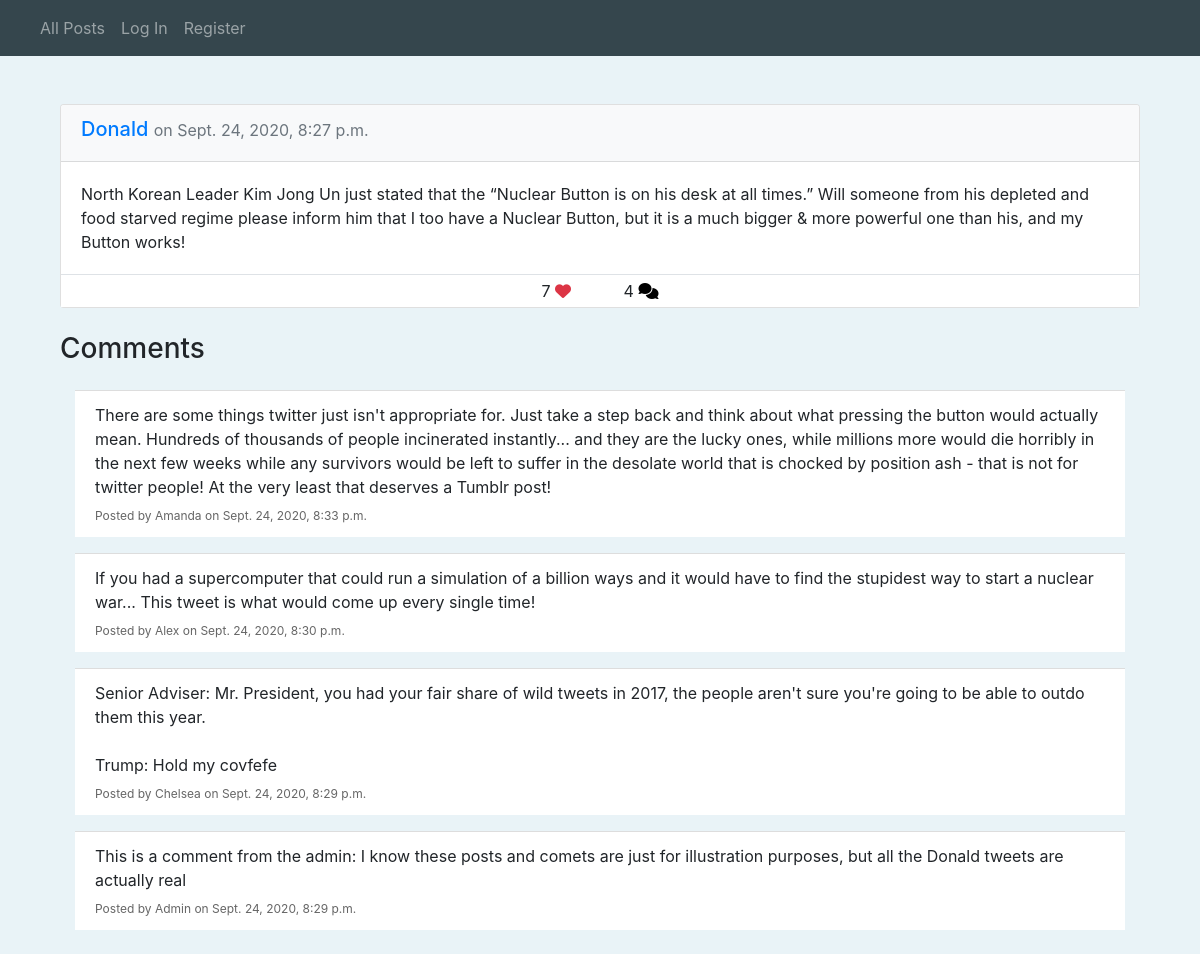
The app's page /post/17 with its own data.
### network/models.py (models this page shows, shortened)
class Post(models.Model):
    creator = models.ForeignKey(User, related_name="posts",
                on_delete=models.CASCADE)
    timestamp = models.DateTimeField(auto_now_add=True)
    content = models.TextField(max_length=10000)
    def __str__(self):
        return f'{self.creator} from {self.timestamp.strftime("%d.%m.%Y %H:%M")}'

class User(AbstractUser):
    likes = models.ManyToManyField("Post", blank=True,
            related_name="likes")
    follows = models.ManyToManyField("self", blank=True, symmetrical=False,
              related_name="followers", default=0)
    def __str__(self):
        return f"{self.username}"

class Comment(models.Model):
    creator = models.ForeignKey(User, related_name="comments",
              on_delete=models.CASCADE)
    content = models.TextField(max_length=10000)
    post = models.ForeignKey(Post, related_name="comments",
           on_delete=models.CASCADE)
    timestamp = models.DateTimeField(auto_now_add=True)

### network/views.py (the view)
# urls.py: path("post/<int:post_id>", views.post, name="post"),
def post(request, post_id):
    post = Post.objects.get(pk=post_id)
    if request.method == "POST":
        if "comment" in request.POST.keys():
            comment = Comment(creator=request.user,
                              content=request.POST["comment"],
                              post=post)
            comment.save()
    content = getPaginator(request, post.comments.order_by("-timestamp"))
    content["comments"] = content.pop("page")
    content["currentPage"] = "comment"
    content["mainPost"] = post
    print(content)
    return render(request, "network/index.html", content)

### network/utils.py (called while the page is built)
def getPaginator(request, data):
    p = Paginator(data, 10)
    page_number = request.GET.get("page", 1)
    page = p.get_page(page_number)
    if page.has_previous():
        previousURL = f"?page={page.previous_page_number()}"
    else:
        previousURL = ''
    if page.has_next():
        nextURL = f"?page={page.next_page_number()}"
    else:
        nextURL = ''
    content = {"page": page, "previousURL": previousURL, "nextURL": nextURL}
    return content

### network/templates/network/index.html (shortened to what this page needs)
{% extends "network/layout.html" %}
{% load static %}
{% block body %}
    <div class="container py-3">
        {% if user.is_authenticated and currentPage == "index" %}
            <form method="POST">
                {% csrf_token %}
                <div class="form-group">
                    <textarea class="form-control" name="content" rows="5" placeholder="What's on your mind?"></textarea>
                </div>
                <div class="text-right">
                    <button type="submit" class="btn btn-primary ">Tweet</button>
                </div>
            </form>
        {% elif currentPage == "comment" %}
            <div class="container d-block pt-3">
                <div class="card my-3">
                    <div class="card-header bg-light">
                        <h5><a href="{% url 'profile' mainPost.creator %}">{{ mainPost.creator }}</a>
                            <small class="text-muted"> on {{ mainPost.timestamp }}</small>
                        </h5>
                    </div>
                    <div class="card-body">
                        <p class="card-text content">{{ mainPost.content }}</p>
                    </div>
                    <div class="border-top py-1 bg-white row-fluid text-center">
                        <span class="">
                            <span id="num_likes">{{ mainPost.likes.all | length }}</span>
                            {% if not user.is_authenticated %}
                                <i class="fa fa-heart text-danger"></i>
                            {% elif user in mainPost.likes.all %}
                                <button id="likeBtn" class="bg-transparent border-0 p-0 m-0"><i class="fa fa-heart text-danger"></i></button>
                            {% else %}
                                <button id="likeBtn" class="bg-transparent border-0 p-0 m-0"><i class="far fa-heart text-danger"></i></button>
                            {% endif %}
                        </span>
                        <span class="ml-5">
                            <span id="num_comments">{{ mainPost.comments.all | length }}</span>
                            <button id="commentsBtn" class="bg-transparent border-0 p-0 m-0"><i class="fas fa-comments"></i></button>
                        </span>
                    </div>
                </div>
            </div>
            <div class="container panel panel-default widget mt-4">
                <div class="panel-heading">
                    {% if user.is_authenticated %}
                    <h3 class="panel-title"> Post a comment </h3>
                        <form class="mt-2" method="POST">
                            {% csrf_token %}
                            <div class="form-group">
                                <textarea name="comment" class="form-control" rows="3" placeholder="What are your thoughts?"></textarea>
                            </div>
                            <div class="text-right">
                                <button type="submit" class="btn btn-primary btn-sm">Comment</button>
                            </div>
                        </form>
                    {% else %}
                        <h3 class="panel-title"> Comments </h3>
                    {% endif %}
                </div>
                <div class="container panel-body mt-3">
                    <ul class="list-group">
                        {% for comment in comments.object_list %}
                        <li class="list-group-item my-2">
                            <span class="content">{{ comment.content }}</span>
                            <div class="mic-info mt-2">
                                Posted by {{ comment.creator }} on {{ comment.timestamp }}
                            </div>
                        </li>
                        {% endfor %}
                    </ul>
                </div>
            </div>
        {% endif %}
    </div>
{% endblock %}

### network/static/network/styles.css (style rules this page uses)
.content { white-space: pre-line; }
.body, html { margin: 0; height: 100%; background-color: #e9f3f7; }
.widget .panel-title { display:inline }
.widget li.list-group-item { border-radius: 0; border: 0; border-top: 1px solid #ddd; }
.widget .mic-info { color: #666666; font-size: 12px; }

### records on screen
Post: creator "Donald", timestamp "Sept. 24, 2020, 8:27 p.m.", content "North Korean Leader Kim Jong Un just stated that the “Nuclear Button is on his desk at all times.” Will someone from his depleted and food starved regime please inform him that I too have a Nuclear Button, but it is a much bigger & more powerful one than his, and my Button works!", likes.all|length "7", comments.all|length "4"
Comment: content "There are some things twitter just isn't appropriate for. Just take a step back and think about what pressing the button would actually mean. Hundreds of thousands of people incinerated instantly... and they are the lucky ones, while millions more would die horribly in the next few weeks while any survivors would be left to suffer in the desolate world that is chocked by position ash - that is not for twitter people! At the very least that deserves a Tumblr post!", creator "Amanda", timestamp "Sept. 24, 2020, 8:33 p.m."
Comment: content "If you had a supercomputer that could run a simulation of a billion ways and it would have to find the stupidest way to start a nuclear war... This tweet is what would come up every single time!", creator "Alex", timestamp "Sept. 24, 2020, 8:30 p.m."
Comment: content "Senior Adviser: Mr. President, you had your fair share of wild tweets in 2017, the people aren't sure you're going to be able to outdo them this year. Trump: Hold my covfefe", creator "Chelsea", timestamp "Sept. 24, 2020, 8:29 p.m."
Comment: content "This is a comment from the admin: I know these posts and comets are just for illustration purposes, but all the Donald tweets are actually real", creator "Admin", timestamp "Sept. 24, 2020, 8:29 p.m."
